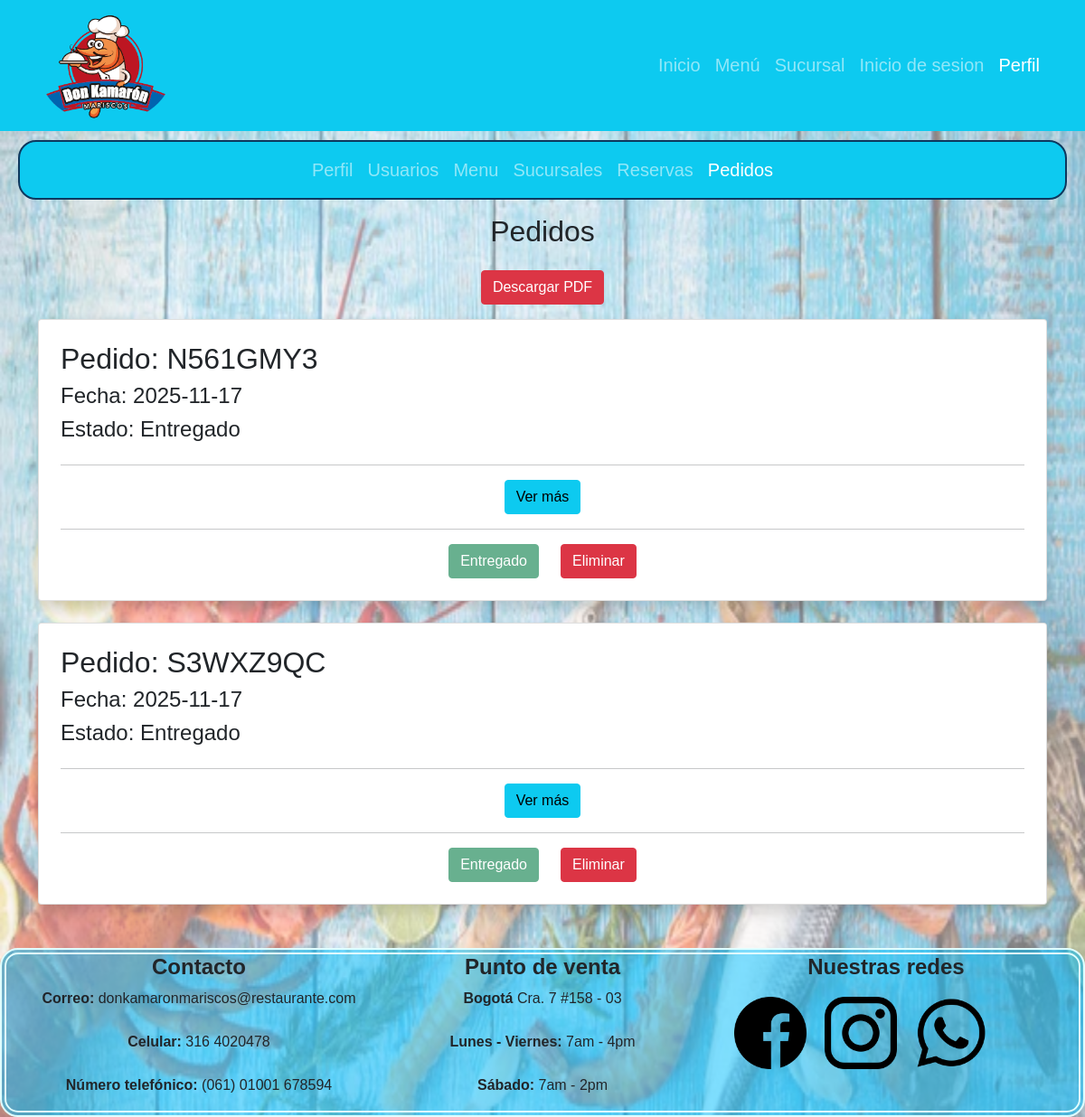
Page /vista/panel_pedidos.php (signed in) on the committed database.
### tables this page shows
CREATE TABLE `pedido` (
  `id_pedido` int(5) NOT NULL,
  `codigo` varchar(10) DEFAULT NULL,
  `fecha` date DEFAULT NULL,
  `direccion` varchar(40) DEFAULT NULL,
  `estado` varchar(20) DEFAULT NULL,
  `Usuarioid_usuario` int(5) NOT NULL
);

### configuracion/conexion.php (called while the page is built, shortened)
<?php
class Database{
    private static $host = "localhost";
    private static $user_name = "root";
    private static $db_name = "don_camaron";
    private static $password = "";
    private static $charset = "utf8mb4";
    private static $pdo = null;
    public static function connect(){
        if(self::$pdo === null){
            try{
                 $dn = "mysql:host=" . self::$host . ";dbname=" . self::$db_name . ";charset=" . self::$charset;
                self::$pdo = new PDO($dn, self::$user_name, self::$password);
                self::$pdo -> setAttribute(PDO::ATTR_ERRMODE, PDO::ERRMODE_EXCEPTION);
            }
            catch(PDOException $e){
                die("Error de conexion: " .$e -> getMessage());
            }
        }
        return self::$pdo;
    }
}
?>

### controlador/pedido_controlador.php (called while the page is built, shortened)
<?php
require_once "../configuracion/conexion.php";
require_once "../modelo/pedido.php";
Class Pedido_controlador{
    private $modelo_pedido;
    public function __construct(){
        $this -> modelo_pedido = new Pedido();
    }
    public function listar_pedidos() {
        return $this->modelo_pedido->listar_pedidos();;
    }
}
?>

### modelo/pedido.php (called while the page is built, shortened)
<?php
require_once "../configuracion/conexion.php";
class Pedido{
    private $db;
    public function __construct() {
       $this -> db = Database::connect();
    }
    public function listar_pedidos() {
        $sql = "SELECT * FROM pedido INNER JOIN usuario on usuario.id_usuario=pedido.Usuarioid_usuario ORDER BY pedido.fecha DESC";
        $stmt = $this->db->prepare($sql);
        $stmt->execute();
        return $stmt->fetchAll(PDO::FETCH_ASSOC);
    }
}
?>

### vista/panel_pedidos.php (the view, shortened to what this page needs)
<?php
    require_once "../controlador/pedido_controlador.php";
    $pedido_controlador = new Pedido_controlador();
    $lista_pedidos = $pedido_controlador->listar_pedidos();
?>
<!DOCTYPE html>
<html lang="en">
<head>
    <link rel="stylesheet" href="./bootstrap-5.0.2-dist/css/bootstrap.min.css">
    <link rel="stylesheet" href="./css/style.css">
</head>
<body>
    <nav class="navbar navbar-expand-lg bg-info navbar-dark">
        <div class="container">
            <a class="navbar-brand" href="#">
                <img src="./img/doncamaron.png" alt="logo" style="width: 150px;" class="rounded-pill">
            </a>
            <div class="collapse navbar-collapse" id="navbarNav">
                <ul class="navbar-nav ms-auto">
                    <li class="nav-item"><a class="nav-link" href="../index.php">Inicio</a></li>
                    <li class="nav-item"><a class="nav-link" href="./menu.php">Menú</a></li>
                    <li class="nav-item"><a class="nav-link" href="./sucursales.php">Sucursal</a></li>
                    <li class="nav-item"><a class="nav-link" href="./Inicio_sesion.php">Inicio de sesion</a></li>
                    <li class="nav-item"><a class="nav-link active" href="./perfil.php">Perfil</a></li>
                </ul>
            </div>
        </div>
    </nav>
    <nav class="navbar navbar-expand-lg bg-info navbar-dark" style="margin:10px 20px; border-radius: 20px; border: solid 2px rgb(13, 56, 94);">
        <div class="container">
            <div class="collapse navbar-collapse" id="navbarNav2">
                <ul class="navbar-nav mx-auto">
                    <li class="nav-item"><a class="nav-link" href="./perfil_admin.php">Perfil</a></li>
                    <li class="nav-item"><a class="nav-link" href="./panel_usuarios.php">Usuarios</a></li>
                    <li class="nav-item"><a class="nav-link" href="./panel_menu.php">Menu</a></li>
                    <li class="nav-item"><a class="nav-link" href="./panel_sucursal.php">Sucursales</a></li>
                    <li class="nav-item"><a class="nav-link" href="./panel_reservas.php">Reservas</a></li>
                    <li class="nav-item"><a class="nav-link active" href="#">Pedidos</a></li>
                </ul>
            </div>
        </div>
    </nav>
    <div class="container mt-3 mb-4">
        <h2 class="text-center mb-4">Pedidos</h2>
        <div class="text-center m-3">
            <a href="../controlador/generar_pdf.php" class="btn btn-danger" target="_blank">
                Descargar PDF
            </a>
        </div>
        <?php
            foreach($lista_pedidos as $p){
                $deshabilitar = $p['estado'] === 'Entregado' ? 'disabled' : '';
                echo '
                    <div class="card shadow p-4">
                        <h2>Pedido: '.$p['codigo'].'</h2>
                        <h4>Fecha: '.$p['fecha'].'</h4>
                        <h4>Estado: '.$p['estado'].'</h4>
                        <hr>
                        <div class="row justify-content-center">
                            <div class="col-auto">
                                <button class="btn btn-info" onclick="Mostrar('.$p['id_pedido'].')">Ver más</button>
                            </div>
                        </div>
                        <hr>
                        <div id="masInfo_'.$p['id_pedido'].'"  style="display:none;">
                                        <td>'.$p['nombres'].'</td>
                                        <td>'.$p['Correo'].'</td>
                                        <td>'.$p['telefono'].'</td>
                                        <td>'.$p['direccion'].'</td>
                        </div>
                        <div class="row justify-content-center">
                            <form class="col-auto" method="POST" action="../controlador/acciones_pedido.php?accion=editar_esta_entregado"
                                onsubmit="return editar_estado(\''.$p['id_pedido'].'\', \''.addslashes($p['nombres']).'\')">
                                <input type="hidden" name="id_pedido" value="'.$p['id_pedido'].'">
                                <button type="submit" class="btn btn-success" '.$deshabilitar.'>Entregado</button>
                            </form>
                            <form class="col-auto" method="POST" action="../controlador/acciones_pedido.php?accion=eliminar"
                                onsubmit="return eliminarReserva(\''.$p['id_pedido'].'\', \''.addslashes($p['nombres']).'\')">
                                <input type="hidden" name="id_pedido" value="'.$p['id_pedido'].'">
                                <button type="submit" class="btn btn-danger">Eliminar</button>
                            </form>
                        </div>
                    </div>
                    <br>
                ';
            }
        ?>
    </div>
    <footer class="text-center footer-style"  style="border: solid lightcyan; border-style: double; border-radius: 20px; border-width: 7px; background:rgba(0, 191, 255, 0.5);">
        <div class="container">
          <div class="row">
         <div class="col-md-4 footer-col">
         <h4><b>Contacto</b></h4>
         <p>
            <b>Correo:</b> donkamaronmariscos@restaurante.com
            <br>
            <br>
            <b>Celular:</b> 316 4020478
            <br>
            <br>
            <b>Número telefónico:</b> (061) 01001 678594
         </p>
          </div>
          <div class="col-md-4 footer-col">
              <h4><b>Punto de venta</b></h4>
              <p>
                  <b>Bogotá</b> Cra. 7 #158 - 03
                  <br>
                  <br>
                  <b>Lunes - Viernes:</b> 7am - 4pm
                  <br>
                  <br>
                  <b>Sábado:</b> 7am - 2pm
              </p>
          </div>
          <div class="col-md-4 footer-col">
              <h4><b>Nuestras redes</b></h4>
              <ul class="list-inline d-flex" style="align-items: center; padding: 10px;">
                  <li>
                      <img src="./img/feis.png" class="img-fluid" alt="feis" style="width: 80px; margin-right: 10px;">
                  </li>
                  <li>
                      <img src="./img/insta.png" class="img-fluid" alt="insta" style="width: 80px; margin-left: 10px; margin-right: 10px;">
                  </li>
                  <li>
                      <img src="./img/wasat.png" class="img-fluid" alt="yutu" style="width: 80px; margin-left: 10px;">
                  </li>
              </ul>
          </div>
      </footer>
</body>
</html>

### vista/css/style.css (style rules this page uses)
* { padding: 0; margin: 0; box-sizing: border-box; text-decoration: none; }
nav { font-size: 20px; }

### vista/panel_pedidos.php (style rules this page uses)
body { font-family: 'Gill Sans', 'Gill Sans MT', Calibri, 'Trebuchet MS', sans-serif; }

### rows in the picture
pedido: codigo "N561GMY3", fecha "2025-11-17", estado "Entregado"
pedido: codigo "S3WXZ9QC", fecha "2025-11-17", estado "Entregado"
